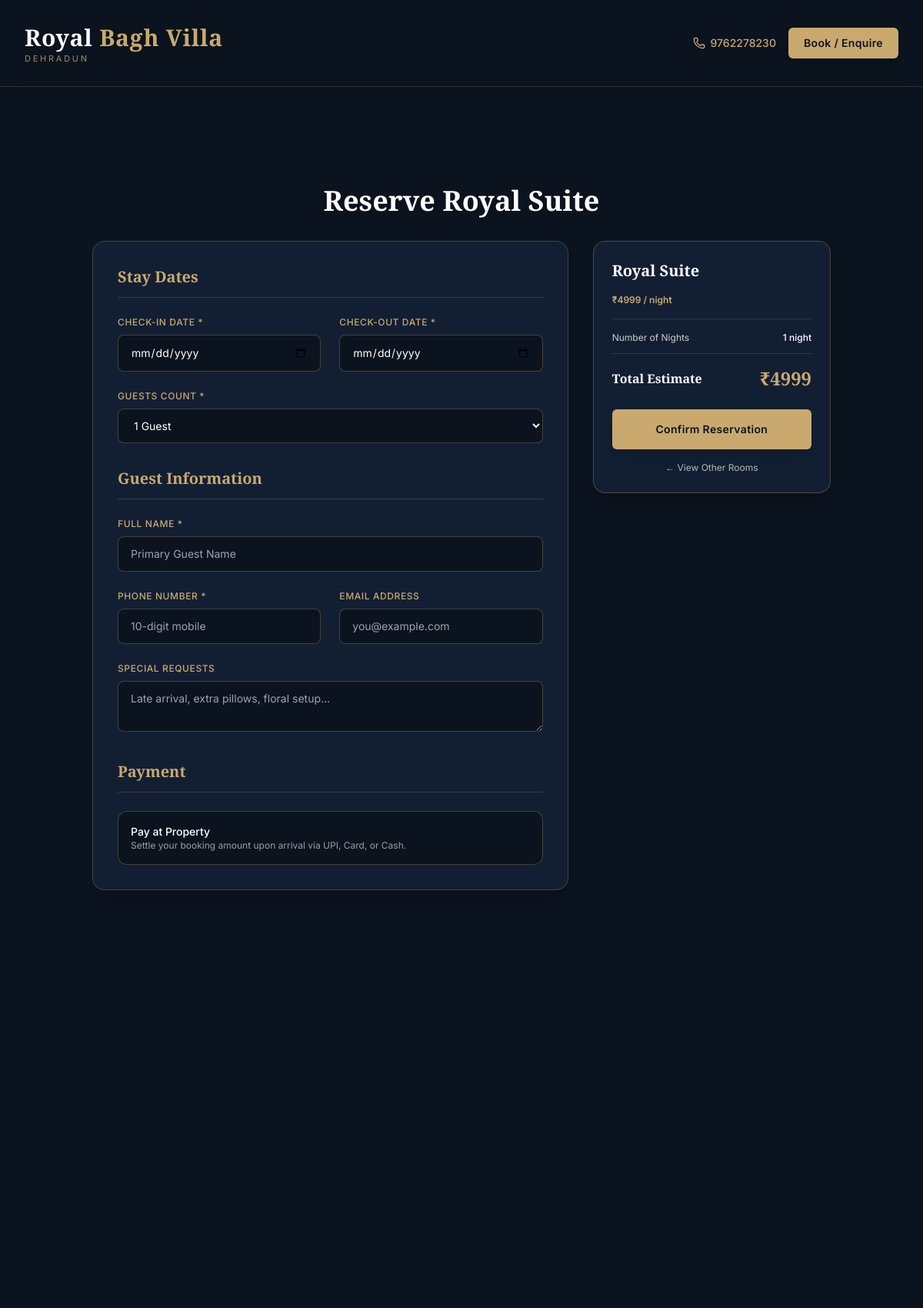
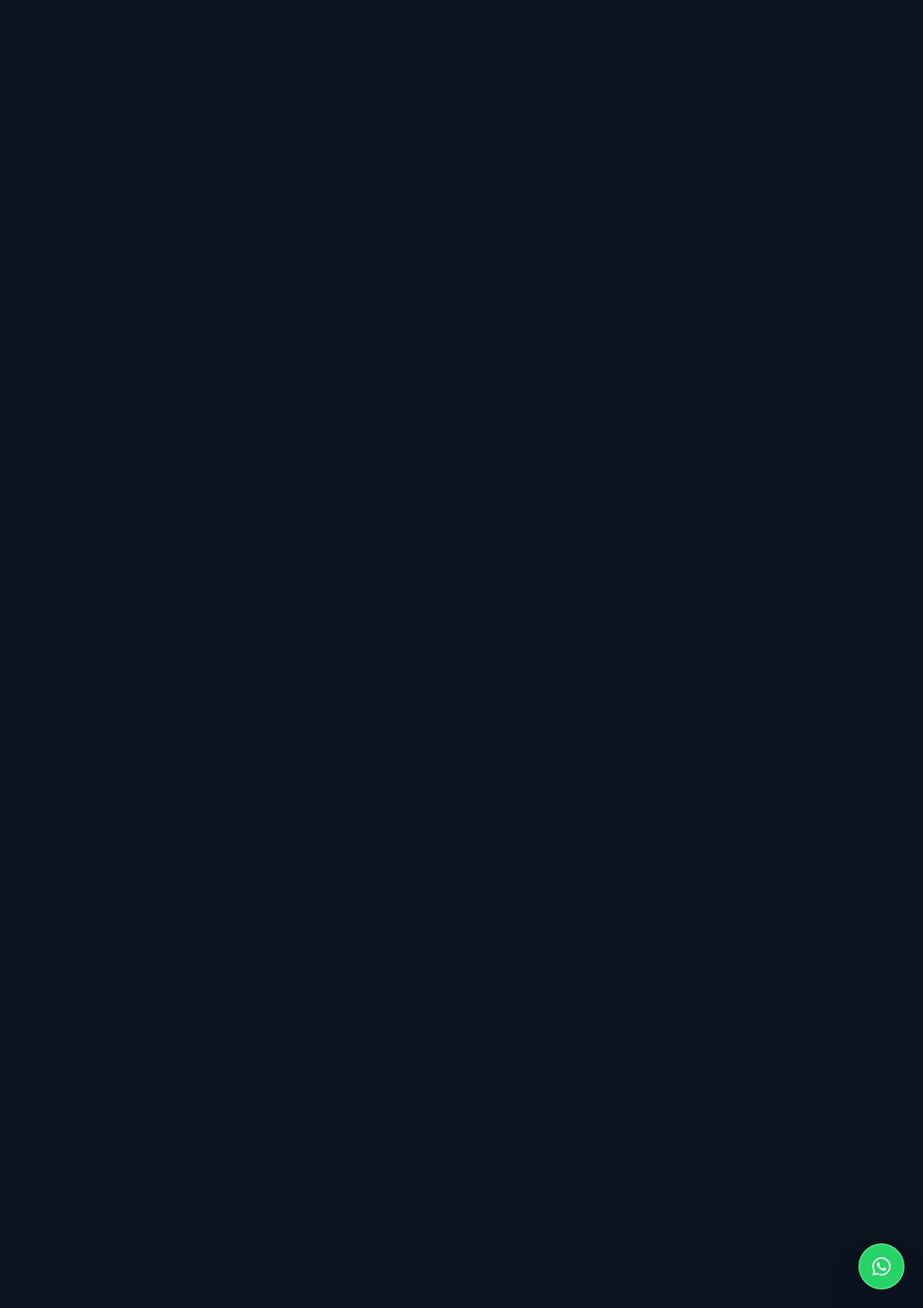
The app's page /stay/book/royal-suite with its own data (2 pictures, top to bottom).
### models/cms.py (models this page shows, shortened)
class CMSContent(db.Model):
    __tablename__ = 'cms_contents'
    id = db.Column(db.Integer, primary_key=True)
    page = db.Column(db.String(50), nullable=False, index=True)  # home, about, cafe, restaurant, events, banquet, lawn, gallery, contact, common
    section = db.Column(db.String(50), nullable=False, index=True)  # hero, intro, features, offers, pricing, seo, etc.
    key = db.Column(db.String(100), nullable=False, index=True)
    value = db.Column(db.Text, default='')
    content_type = db.Column(db.String(20), default='text')  # text, html, image, video, url, json
    label = db.Column(db.String(200), default='')
    updated_at = db.Column(db.DateTime, default=lambda: datetime.now(timezone.utc), onupdate=lambda: datetime.now(timezone.utc))
    __table_args__ = (
        db.UniqueConstraint('page', 'section', 'key', name='_page_section_key_uc'),
    )
    @classmethod
    def get_value(cls, page, key, default=''):
        item = cls.query.filter_by(page=page, key=key).first()
        if item and item.value is not None and item.value != '':
            return item.value
        return default

### models/room.py (models this page shows, shortened)
class Room(db.Model):
    __tablename__ = "rooms"
    id = db.Column(db.Integer, primary_key=True)
    name = db.Column(db.String(100), nullable=False)
    slug = db.Column(db.String(100), unique=True, nullable=False)
    description = db.Column(db.Text, default="")
    price_per_night = db.Column(db.Float, nullable=False)
    max_guests = db.Column(db.Integer, default=2)
    amenities_json = db.Column(db.Text, default="[]")
    images_json = db.Column(db.Text, default="[]")
    is_available = db.Column(db.Boolean, default=True)
    display_order = db.Column(db.Integer, default=0)
    created_at = db.Column(db.DateTime, default=lambda: datetime.now(timezone.utc))
    bookings = db.relationship("RoomBooking", backref="room", lazy="dynamic")
    @property
    def amenities(self):
        try:
            return json.loads(self.amenities_json)
        except (json.JSONDecodeError, TypeError):
            return []
    @property
    def images(self):
        try:
            return json.loads(self.images_json)
        except (json.JSONDecodeError, TypeError):
            return []

### routes/rooms.py (the view, shortened to what this page needs)
@rooms_bp.route('/book/<slug>', methods=['GET', 'POST'])
def book(slug):
    room = Room.query.filter_by(slug=slug).first_or_404()
    today = date.today().isoformat()
    return render_template('room_booking.html', room=room, today=today)

### models/contact.py (called while the page is built)
    @staticmethod
    def get(key, default=""):
        setting = BusinessSetting.query.filter_by(key=key).first()
        return setting.value if setting else default

### templates/room_booking.html (shortened to what this page needs)
{% extends "base.html" %}
{% block content %}
<div class="bg-[#0B131F] min-h-screen pt-32 pb-20">
    <div class="max-w-5xl mx-auto px-4 sm:px-6 lg:px-8">
        <h1 class="font-playfair text-3xl sm:text-4xl text-white font-bold mb-8 text-center" data-aos="fade-down">Reserve {{ room.name }}</h1>
        <form action="{{ url_for('rooms_bp.book', slug=room.slug) }}" method="POST" class="flex flex-col lg:flex-row gap-8">
            <div class="w-full lg:w-2/3" data-aos="fade-right">
                <div class="bg-[#121F33] rounded-2xl border border-[#C9A96E]/25 p-6 sm:p-8 shadow-xl">
                    <h2 class="font-playfair text-xl text-[#C9A96E] font-semibold mb-6 border-b border-[#C9A96E]/20 pb-3">Stay Dates</h2>
                    <div class="grid grid-cols-1 sm:grid-cols-2 gap-6 mb-8">
                        <div>
                            <label class="block text-xs font-medium text-[#C9A96E] uppercase tracking-wider mb-2">Check-in Date *</label>
                            <input type="date" name="check_in" id="check_in" required min="{{ today }}" class="w-full px-4 py-3 bg-[#0B131F] border border-[#C9A96E]/30 rounded-lg text-white text-sm focus:border-[#C9A96E] focus:outline-none" onchange="calculateTotal()">
                        </div>
                        <div>
                            <label class="block text-xs font-medium text-[#C9A96E] uppercase tracking-wider mb-2">Check-out Date *</label>
                            <input type="date" name="check_out" id="check_out" required min="{{ today }}" class="w-full px-4 py-3 bg-[#0B131F] border border-[#C9A96E]/30 rounded-lg text-white text-sm focus:border-[#C9A96E] focus:outline-none" onchange="calculateTotal()">
                        </div>
                        <div class="sm:col-span-2">
                            <label class="block text-xs font-medium text-[#C9A96E] uppercase tracking-wider mb-2">Guests Count *</label>
                            <select name="guest_count" required class="w-full px-4 py-3 bg-[#0B131F] border border-[#C9A96E]/30 rounded-lg text-white text-sm focus:border-[#C9A96E] focus:outline-none">
                                {% for i in range(1, room.max_guests + 1) %}
                                <option value="{{ i }}">{{ i }} Guest{% if i > 1 %}s{% endif %}</option>
                                {% endfor %}
                            </select>
                        </div>
                    </div>
                    <h2 class="font-playfair text-xl text-[#C9A96E] font-semibold mb-6 border-b border-[#C9A96E]/20 pb-3">Guest Information</h2>
                    <div class="grid grid-cols-1 sm:grid-cols-2 gap-6 mb-8">
                        <div class="sm:col-span-2">
                            <label class="block text-xs font-medium text-[#C9A96E] uppercase tracking-wider mb-2">Full Name *</label>
                            <input type="text" name="customer_name" required placeholder="Primary Guest Name" class="w-full px-4 py-3 bg-[#0B131F] border border-[#C9A96E]/30 rounded-lg text-white text-sm focus:border-[#C9A96E] focus:outline-none">
                        </div>
                        <div>
                            <label class="block text-xs font-medium text-[#C9A96E] uppercase tracking-wider mb-2">Phone Number *</label>
                            <input type="tel" name="phone" required placeholder="10-digit mobile" class="w-full px-4 py-3 bg-[#0B131F] border border-[#C9A96E]/30 rounded-lg text-white text-sm focus:border-[#C9A96E] focus:outline-none">
                        </div>
                        <div>
                            <label class="block text-xs font-medium text-[#C9A96E] uppercase tracking-wider mb-2">Email Address</label>
                            <input type="email" name="email" placeholder="you@example.com" class="w-full px-4 py-3 bg-[#0B131F] border border-[#C9A96E]/30 rounded-lg text-white text-sm focus:border-[#C9A96E] focus:outline-none">
                        </div>
                        <div class="sm:col-span-2">
                            <label class="block text-xs font-medium text-[#C9A96E] uppercase tracking-wider mb-2">Special Requests</label>
                            <textarea name="special_requests" rows="2" placeholder="Late arrival, extra pillows, floral setup..." class="w-full px-4 py-3 bg-[#0B131F] border border-[#C9A96E]/30 rounded-lg text-white text-sm focus:border-[#C9A96E] focus:outline-none"></textarea>
                        </div>
                    </div>
                    <h2 class="font-playfair text-xl text-[#C9A96E] font-semibold mb-6 border-b border-[#C9A96E]/20 pb-3">Payment</h2>
                    <div class="p-4 border border-[#C9A96E]/30 rounded-xl bg-[#0B131F]">
                        <div class="font-medium text-white text-sm">Pay at Property</div>
                        <div class="text-xs text-[#FAF8F4]/60">Settle your booking amount upon arrival via UPI, Card, or Cash.</div>
                    </div>
                </div>
            </div>
            <div class="w-full lg:w-1/3" data-aos="fade-left">
                <div class="bg-[#121F33] rounded-2xl border border-[#C9A96E]/30 p-6 sticky top-28 shadow-xl">
                    <h3 class="font-playfair text-xl text-white font-bold mb-4">{{ room.name }}</h3>
                    <div class="text-xs text-[#C9A96E] font-semibold mb-4 pb-4 border-b border-white/10">₹{{ '%.0f'|format(room.price_per_night) }} / night</div>
                    <div class="space-y-3 font-inter text-xs mb-6">
                        <div class="flex justify-between text-[#FAF8F4]/80">
                            <span>Number of Nights</span>
                            <span class="font-medium text-white" id="nights_count">1 night</span>
                        </div>
                        <div class="border-t border-white/10 pt-4 flex justify-between items-center">
                            <span class="font-playfair text-base font-bold text-white">Total Estimate</span>
                            <span class="font-playfair text-2xl font-bold text-[#C9A96E]" id="total_price">₹{{ '%.0f'|format(room.price_per_night) }}</span>
                        </div>
                    </div>
                    <button type="submit" class="w-full bg-[#C9A96E] hover:bg-[#b8944f] text-[#0B131F] py-4 rounded-md font-semibold transition shadow-xl text-sm tracking-wide mb-4">
                        Confirm Reservation
                    </button>
                    <a href="{{ url_for('rooms_bp.index') }}" class="block text-center text-xs text-[#FAF8F4]/70 hover:text-[#C9A96E] transition">
                        ← View Other Rooms
                    </a>
                </div>
            </div>
        </form>
    </div>
</div>
{% endblock %}

### templates/components/navbar.html (shortened to what this page needs)
<nav class="navbar sticky top-0 w-full z-50 transition-all duration-300 bg-[#0B131F]/95 backdrop-blur-md border-b border-[#C9A96E]/20 shadow-lg">
    <div class="max-w-7xl mx-auto px-4 sm:px-6 lg:px-8">
        <div class="flex justify-between items-center h-20">
            <div class="flex-shrink-0 flex items-center">
                <a href="{{ url_for('main_bp.index') }}" class="group flex items-center gap-3">
                    {% if logo_image %}
                    <img src="{{ logo_image }}" alt="{{ logo_text }}" class="h-10 sm:h-12 w-auto object-contain">
                    {% else %}
                    <div class="flex flex-col leading-none">
                        <span class="font-playfair font-bold text-2xl lg:text-3xl text-[#FAF8F4] group-hover:text-[#C9A96E] transition-colors tracking-wide">
                            {{ logo_text.split(' ')[0] if ' ' in logo_text else logo_text }} <span class="text-[#C9A96E]">{{ ' '.join(logo_text.split(' ')[1:]) if ' ' in logo_text else '' }}</span>
                        </span>
                        <span class="text-[11px] tracking-[0.25em] text-[#C9A96E]/80 uppercase font-inter mt-1">
                            Dehradun
                        </span>
                    </div>
                    {% endif %}
                </a>
            </div>
            <div class="hidden lg:flex items-center space-x-4">
                <a href="tel:{{ business_phone }}" class="text-sm text-[#C9A96E] hover:text-[#FAF8F4] flex items-center gap-1.5 transition-colors font-medium">
                    <i data-lucide="phone" class="w-4 h-4"></i>
                    <span>{{ business_phone }}</span>
                </a>
                <a href="{{ url_for('main_bp.index') }}#enquiry" class="px-5 py-2.5 bg-[#C9A96E] hover:bg-[#b8944f] text-[#0B131F] font-semibold text-sm tracking-wide rounded-md transition-all duration-300 shadow-md hover:shadow-[#C9A96E]/20 hover:scale-[1.02]">
                    Book / Enquire
                </a>
            </div>
        </div>
    </div>
</nav>

### static/css/style.css (style rules this page uses)
:root { --primary: #1a3c34; --primary-light: #2d5c4f; --primary-dark: #0f1f1b; --accent: #c9a96e; --accent-light: #d4bc8b; --accent-dark: #b8944f; --cream: #faf8f4; --cream-dark: #f0ebe0; --charcoal: #2d2d2d; --gray: #6b7280; --white: #ffffff; --danger: #dc2626; --success: #16a34a; }
html { scroll-behavior: smooth; }
body { font-family: 'Inter', sans-serif; background-color: var(--cream); color: var(--charcoal); line-height: 1.6; }
.font-playfair { font-family: 'Playfair Display', serif; }
.font-inter { font-family: 'Inter', sans-serif; }
.navbar { position: fixed; top: 0; width: 100%; z-index: 50; transition: all 0.4s ease; background: transparent; padding: 1rem 0; }

### records on screen
CMSContent: value "Royal", value "Bagh Villa"
CMSContent: value "9762278230"
Room: name "Royal Suite", guest_count "1 Guest", price_per_night "4999"
